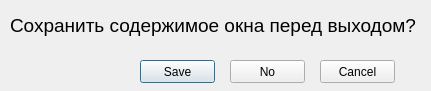
<?xml version="1.0" encoding="UTF-8"?>
<ui version="4.0">
 <class>Dialog</class>
 <widget class="QDialog" name="Dialog">
  <property name="geometry">
   <rect>
    <x>0</x>
    <y>0</y>
    <width>431</width>
    <height>91</height>
   </rect>
  </property>
  <property name="windowTitle">
   <string>Dialog</string>
  </property>
  <widget class="QLabel" name="label">
   <property name="geometry">
    <rect>
     <x>10</x>
     <y>10</y>
     <width>411</width>
     <height>31</height>
    </rect>
   </property>
   <property name="font">
    <font>
     <pointsize>14</pointsize>
    </font>
   </property>
   <property name="text">
    <string>Сохранить содержимое окна перед выходом?</string>
   </property>
  </widget>
  <widget class="QPushButton" name="btnSave">
   <property name="geometry">
    <rect>
     <x>140</x>
     <y>60</y>
     <width>75</width>
     <height>23</height>
    </rect>
   </property>
   <property name="text">
    <string>Save</string>
   </property>
  </widget>
  <widget class="QPushButton" name="btnNo">
   <property name="geometry">
    <rect>
     <x>230</x>
     <y>60</y>
     <width>75</width>
     <height>23</height>
    </rect>
   </property>
   <property name="text">
    <string>No</string>
   </property>
  </widget>
  <widget class="QPushButton" name="btnCancel">
   <property name="geometry">
    <rect>
     <x>320</x>
     <y>60</y>
     <width>75</width>
     <height>23</height>
    </rect>
   </property>
   <property name="text">
    <string>Cancel</string>
   </property>
  </widget>
 </widget>
 <resources/>
 <connections/>
</ui>
